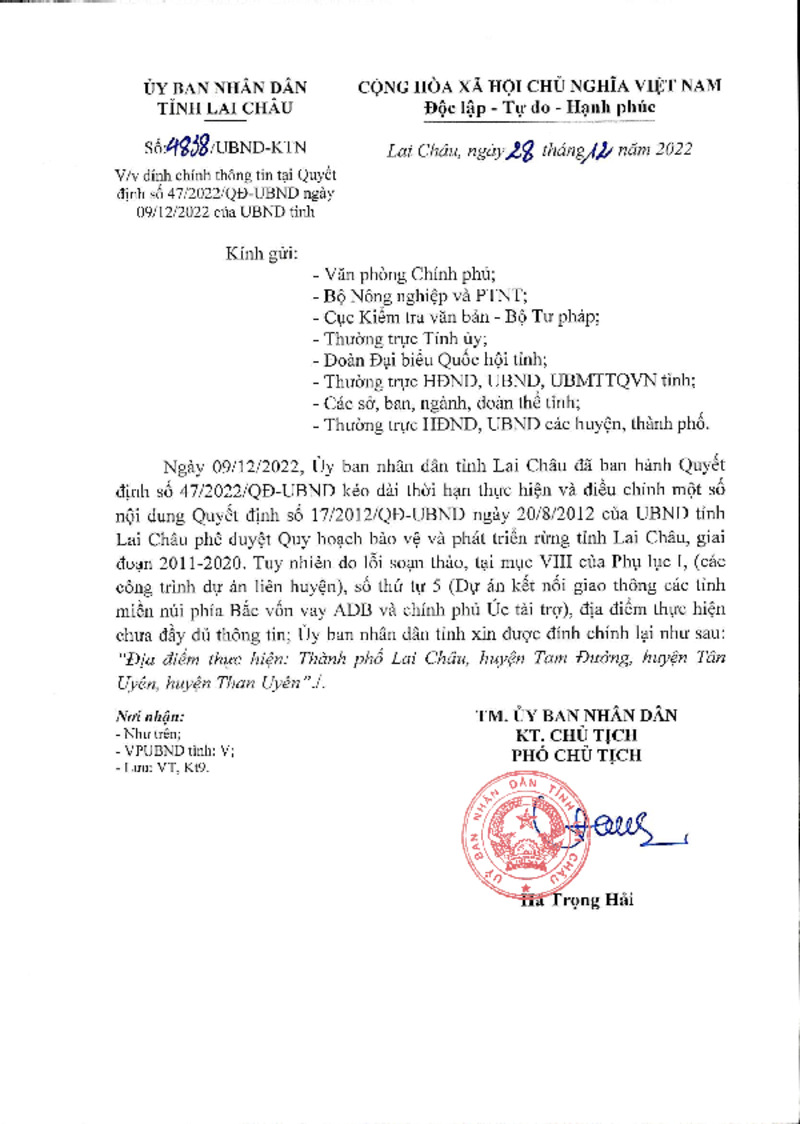
#> input picture tests/assets/sample.jpg, 800 x 1124 px
$ python -i filters.py   (imports and definitions only)   (older library calls are emulated)
#> lines starting #> are read from the running program, lines starting #| are printed output that depends on the picture
#> further down, picture is the input picture: shape (1124, 800, 3); mean B, G, R 244.3, 244.1, 244.6
import sys
import os
import cv2
import numpy as np

def denoise(image: np.ndarray) -> np.ndarray:

    return cv2.fastNlMeansDenoising(image, None, 10, 7, 21)

def binarize(image: np.ndarray) -> np.ndarray:

    if len(image.shape) == 3:
        image = cv2.cvtColor(image, cv2.COLOR_BGR2GRAY)

    return cv2.adaptiveThreshold(
        image, 255, cv2.ADAPTIVE_THRESH_GAUSSIAN_C,
        cv2.THRESH_BINARY, 11, 2
    )
def remove_shadows(image: np.ndarray) -> np.ndarray:

    h, w=image.shape[:2]
#> h = 1124; w = 800

    small_img = cv2.resize(image, (w // 4, h // 4))
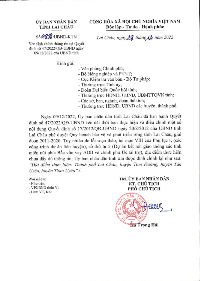
#> small_img: shape (281, 200, 3); mean B, G, R 244.3, 244.2, 244.7
    planes = cv2.split(image)
    small_planes = cv2.split(small_img)
    result_planes = []

    for i in range(len(planes)):
        dilated_small = cv2.dilate(small_planes[i], np.ones((7, 7), np.uint8))
        bg_small = cv2.medianBlur(dilated_small, 21)

        bg_large = cv2.resize(bg_small, (w, h))

        diff_img = 255 - cv2.absdiff(planes[i], bg_large)
        norm_img = cv2.normalize(diff_img, None, alpha=0, beta=255, norm_type=cv2.NORM_MINMAX, dtype=cv2.CV_8U)

        if np.mean(norm_img) > 230:
             gamma = 0.5
             invGamma = 1.0 / gamma
             table = np.array([((j / 255.0) ** invGamma) * 255 for j in np.arange(0, 256)]).astype("uint8")
             norm_img = cv2.LUT(norm_img, table)

        result_planes.append(norm_img)
#> this loop made 3 passes
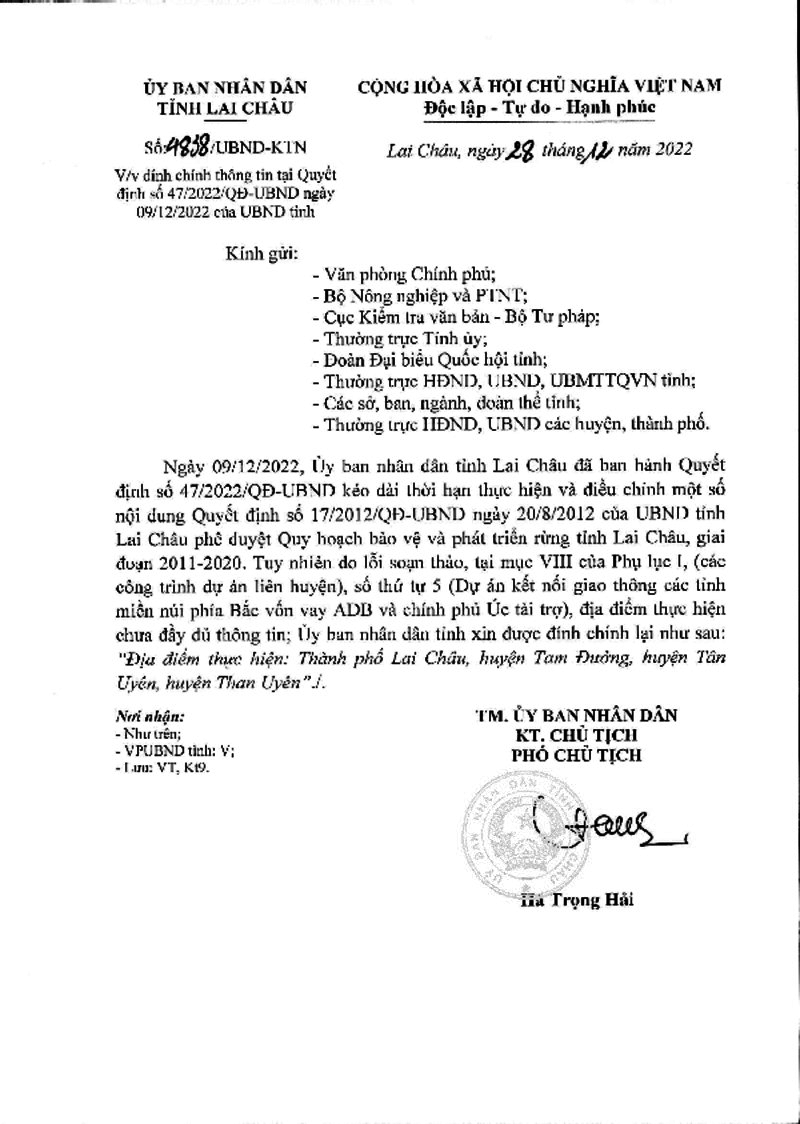
#> norm_img: shape (1124, 800); min 0, max 255, mean 240
#> after the loop, gamma = 0.5; invGamma = 2; result_planes = 3 items; table = 256 values from 0 to 255

    return cv2.merge(result_planes)

def denoise(image: np.ndarray) -> np.ndarray:
    return cv2.bilateralFilter(image, 9, 75, 75)

def binarize(image: np.ndarray) -> np.ndarray:
    if len(image.shape) == 3:
        image = cv2.cvtColor(image, cv2.COLOR_BGR2GRAY)
    return cv2.adaptiveThreshold(image, 255, cv2.ADAPTIVE_THRESH_GAUSSIAN_C, cv2.THRESH_BINARY, 15, 10)

>>> import cv2
>>> picture = cv2.imread('../../../tests/assets/sample.jpg')
>>> result = remove_shadows(picture)
